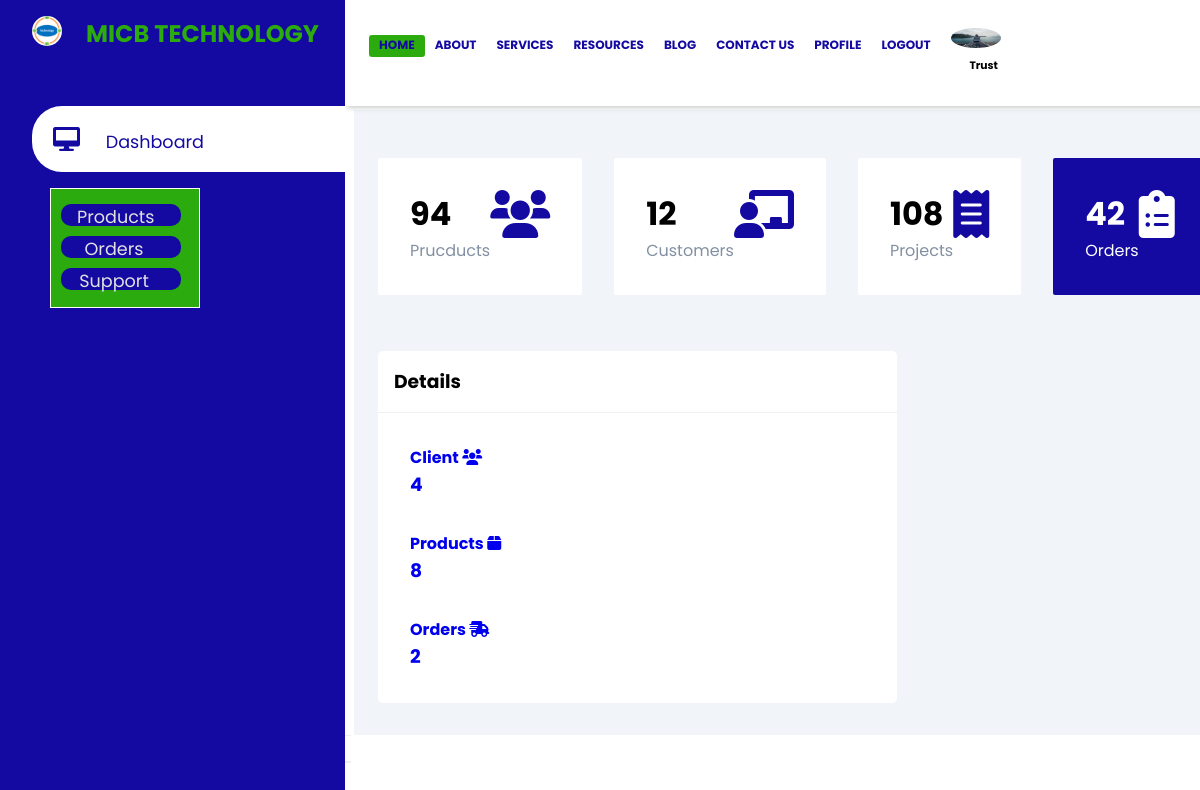
The app's page /customer/ (signed in) with its own data.
### web_base/models.py (models this page shows)
class User(AbstractUser):
    pass

### web_users/models.py (models this page shows, shortened)
class Profile(models.Model):
    User = settings.AUTH_USER_MODEL
    user = models.OneToOneField(User, on_delete=models.CASCADE)
    image = models.ImageField('avatar.svg', upload_to= 'profile_pics')

### gallery/views.py (the view)
# urls.py: path('customer/', views.customer, name='customers'),
@login_required
def customer(request):
    User = get_user_model()
    customer = User.objects.filter(groups=2)
    customer_count = customer.count()
    product = Product.objects.all()
    product_count = product.count()
    order = Order.objects.all()
    order_count = order.count()
    context = {
        'customer': customer,
        'customer_count': customer_count,
        'product_count': product_count,
        'order_count': order_count,
    }
    return render(request, 'gallery/customer.html', context)

### gallery/templates/gallery/customer.html (shortened to what this page needs)
{% block content %}
{% include 'topside.html' %}
    <div class="col-md-8">
        <table class="table bg-white">
            <thead class="bg-info text-white">
                <tr>
                    <th scope="col"></th>
                    <th scope="col">First</th>
                    <th scope="col">Phone</th>
                    <th scope="col">Email</th>
                </tr>
            </thead>
            <tbody>
                {% for customer in customer %}
                <tr>
                    <th scope="row"><a class="btn btn-info btn-sm"
                            href="{% url 'customer-detail' customer.id %}">View</a></th>
                    <td>{{ customer.username }}</td>
                    <td>{{ customer.profile.phone }}</td>
                    <td>{{ customer.email }}</td>
                </tr>
                {% endfor %}
            </tbody>
        </table>
    </div>
{% endblock %}

### templates/topside.html (shortened to what this page needs)
<!DOCTYPE html>{% load static %}
<html lang="en">
<head>
    <link rel="stylesheet" href="https://cdnjs.cloudflare.com/ajax/libs/font-awesome/6.0.0/css/all.min.css">
    <link rel="stylesheet" href="{% static 'styles/resource.css' %}">
    <link rel="stylesheet" href="{% static 'css/font-awesome.css' %}">
</head>
<body>
    {% block content %}{% block sidebar %}
    <div class="sidebar">
        <div class="sidebar-brand">
            <img src="{% static 'images/logo.PNG' %}" width="30px" height="30px" alt="image">
            <h2>MICB TECHNOLOGY</h2>
        </div>
        <div class="sidebar-menu">
            <div class="menu">
                <div class="item">
                    <a href="" class="active"><span class="fas fa-desktop"></span>
                            <span>Dashboard</span></a>
                </div>
            </div>
            <div class="sidebar-nav-pg">
                <div class="btn">
                    <a href="" class="hero-btn">Products</a>
                    <a href="" class="hero-btn">Orders</a>
                    <a href="" class="hero-btn">Support </a>
                </div>
            </div>
        </div>
    </div>
    <div class="main-content">
        <header>
            <section class="header">
                <nav>
                    <div class="nav-links" id="navLinks">
                        <ul>
                            <li class="active"><a href="{% url 'home' %}">HOME</a></li>
                            <li><a href="#">ABOUT</a>
                            </li>
                            <li><a href="#">SERVICES</a>
                            </li>
                            <li><a href="">RESOURCES</a></li>
                            <li><a href="{% url 'website-blog' %}">BLOG</a></li>
                            <li><a href="{% url 'contact' %}">CONTACT US</a></li>
                            {% if user.is_authenticated %}
                            <li><a href="{% url 'profile' %}">PROFILE</a> </li>
                            <li><a href="{% url 'logout' %}">LOGOUT</a> </li>
                            {% else %}
                            <li><a href="#">REGISTER</a> </li>
                            {% endif %}
                        </ul>
                    </div>
                    {% if user.is_authenticated %}
                    <div class="user-log"><span>
                        <img src="{{ user.profile.image.url }}" width="40px" height="40px"  >
                        <h6>{{ user.username }}</h6>
                        </span>
                    </div>
                    {% else %}
                    <div class="user-log"><span>
                        <img src="{% static 'images/avatar.svg' %}" width="40px" height="40px" alt="image" >
                        </span>
                    </div>
                    {% endif %}
                </nav>
            </section>
        </header>
        <main>
            <div class="cards">
                <div class="card-single">
                    <div>
                        <h1>94</h1>
                        <span>Prucducts</span>
                    </div>
                    <div>
                        <span class="fas fa-users"></span>
                    </div>
                </div>
                <div class="card-single">
                    <div>
                        <h1>12</h1>
                        <span>Customers</span>
                    </div>
                    <div>
                        <span class="fas fa-chalkboard-user"></span>
                    </div>
                </div>
                <div class="card-single">
                    <div>
                        <h1>108</h1>
                        <span>Projects</span>
                    </div>
                    <div>
                        <span class="fas fa-receipt"></span>
                    </div>
                </div>
                <div class="card-single">
                    <div>
                        <h1>42</h1>
                        <span>Orders</span>
                    </div>
                    <div>
                        <span class="fas fa-clipboard-list"></span>
                    </div>
                </div>
            </div>
            <div class="recent-grid">
                <div class="projects">
                    <div class="card">
                        <div class="card-header">
                            <h3>Details</h3>
                        </div>
                        <div class="card-body">
                            <div class="row">
                                <div class="col-md-4">
                                    <a class="text-decoration-none text-dark" href="{% url 'customer' %}">
                                        <div class="card my-card shadow">
                                            <div class="card-body text-center">
                                                <h4>Client <i class="fas fa-users"></i></h4>
                                                <h3>{{ customer_count }}</h3>
                                            </div>
                                        </div>
                                    </a>
                                </div>
                                <div class="col-md-4">
                                    <a class="text-decoration-none text-dark" href="{% url 'gallery-products' %}">
                                        <div class="card my-card shadow">
                                            <div class="card-body text-center">
                                                <h4>Products <i class="fas fa-box"></i></h4>
                                                <h3>{{ product_count }}</h3>
                                            </div>
                                        </div>
                                    </a>
                                </div>
                                <div class="col-md-4">
                                    <a class="text-decoration-none text-dark" href="{% url 'order' %}">
                                        <div class="card my-card shadow">
                                            <div class="card-body text-center">
                                                <h4>Orders <i class="fas fa-shipping-fast"></i></h4>
                                                <h3>{{ order_count }}</h3>
                                            </div>
                                        </div>
                                    </a>
                                </div>
                            </div>
                        </div>
                    </div>
                </div>
            </div>
        </main>
    </div>
    {% endblock sidebar %}
    {% endblock content %}

### static/styles/resource.css (style rules this page uses)
:root { --main-color: rgb(20, 10, 161); --color-dark: #1D2231; --text-grey: #8390A2; }
* { padding: 0; margin: 0; box-sizing: border-box; list-style-type: nond; text-decoration: none; font-family: 'Poppins', sans-serif; }
.sidebar { width: 345px; position: fixed; left: 0; top: 0; height: 100%; background: var(--main-color); z-index: 100; }
.sidebar-brand { display: flex; height: 90px; padding: 1rem 0rem 1rem 2rem; color: #2bab0d; }
.sidebar-brand img { border-radius: 50%; margin-right: 0.5rem; }
.sidebar-menu { margin-top: 1rem; }
.sidebar-menu .item { width: 100%; margin-bottom: 1.0rem; padding-left: 2rem; }
.sidebar-menu a { padding-left: 1rem; display: block; color: #fff; font-size: 1.1rem; }
.sidebar-menu a.active { background: #fff; padding-top: 1rem; padding-bottom: 1rem; color: var(--main-color); border-radius: 30px 0px 0px 30px; }
.sidebar-menu a span:first-child { font-size: 1.5rem; padding-right: 1rem; }
.item .fas { margin: 5px; }
.sidebar-nav-pg { position: fixed; background-color: #2bab0d; width: 150px; height: 120px; border: 0.1px solid #fff; margin-left: 50px; }
.btn { text-align: center; cursor: pointer; margin-top: 15px; padding-right: 5px; }
.btn a { padding-right: 30px; color: rgb(225, 225, 225); }
.hero-btn { margin: 10px; width: 120px; height: 22px; background-color: rgb(20, 10, 161); color: #fff; border: lightpink; border-radius: 10px; text-align: center; }
.main-content { margin-left: 354px; }
header { display: flex; background: rgb(255, 255, 255); text-align: center; justify-content: space-between; padding: 1rem 1.5rem; box-shadow: 2px 2px 5px rgba(0, 0, 0, 0.2); position: fixed; left: 345px; width: 75%; height: 106px; top: 0; z-index: 2; }
nav { display: flex; padding-top: 2px; margin-bottom: 2px; justify-content: space-between; align-items: center; }
nav img { width: 70px; padding: 10px; }
.nav-links { flex: 2; text-align: left; z-index: 2; }
.nav-links ul { display: inline-flex; list-style: none; color: #fff; }
.active, .nav-links ul li:hover { background: #2bab0d; border-radius: 3px; }
.nav-links ul li { list-style: none; display: inline-block; padding: 1px 10px; position: relative; }
.nav-links ul li a { color: rgb(20, 10, 161); text-decoration: none; font-size: 12px; font-weight: bold; }
.nav-links ul li::after { content: ""; width: 0%; height: 2px; display: block; margin: auto; transition: 0.5s; }
.user-log { display: flex; align-items: center; }
.user-log img { border-radius: 50%; margin-right: 1rem; }
main { margin-top: 85px; padding: 2rem 1.5rem; background: #f1f5f9; min-height: calc(100vh -90px); }
.cards { display: grid; grid-template-columns: repeat(4, 1fr); gap: 2rem; margin-top: 1rem; }
.card-single { display: flex; justify-content: center; background: #fff; padding: 2rem; border-radius: 2px; }
.card-single div:last-child span { font-size: 3rem; color: var(--main-color); }
.card-single div:first-child span { color: var(--text-grey); }
.card-single:last-child { background: var(--main-color) }
.card-single:last-child h1, .card-single:last-child div:first-child span, .card-single:last-child div:last-child span { color: #fff; }
.recent-grid { margin-top: 3.5rem; display: grid; gap: 2rem; grid-template-columns: 65% auto; }
.card { background: #fff; border-radius: 5px; }
.card-header, .card-body { padding: 1rem; }
.card-header { display: flex; justify-content: space-between; align-items: center; border-bottom: 1px solid #f0f0f0; }
table { border-collapse: collapse; }
thead tr { border-top: 1px solid #f0f0f0; border-bottom: 2px solid #f0f0f0; }
td { padding: .5rem 1rem; font-size: .9rem; color: #222; }

### records on screen
User: profile.image (picture), username "Trust"

### other values on screen
{{ customer_count }} "4"
{{ product_count }} "8"
{{ order_count }} "2"
